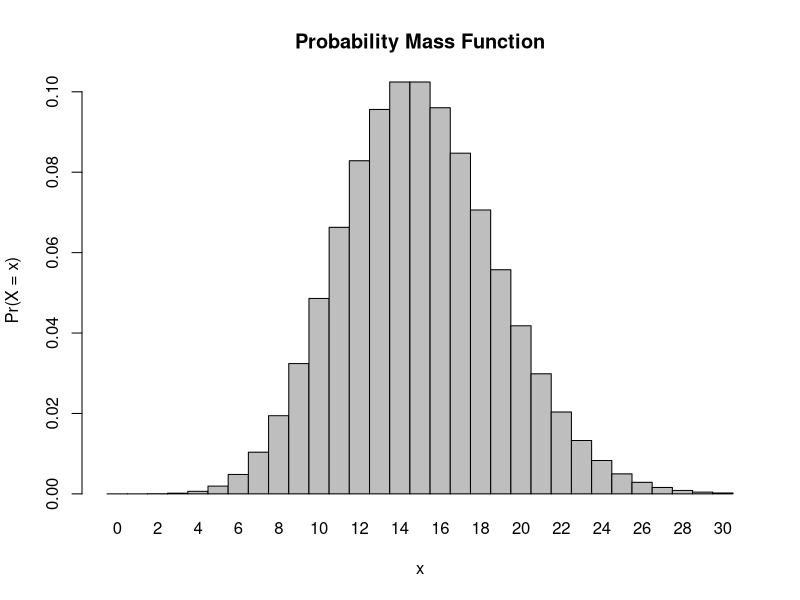
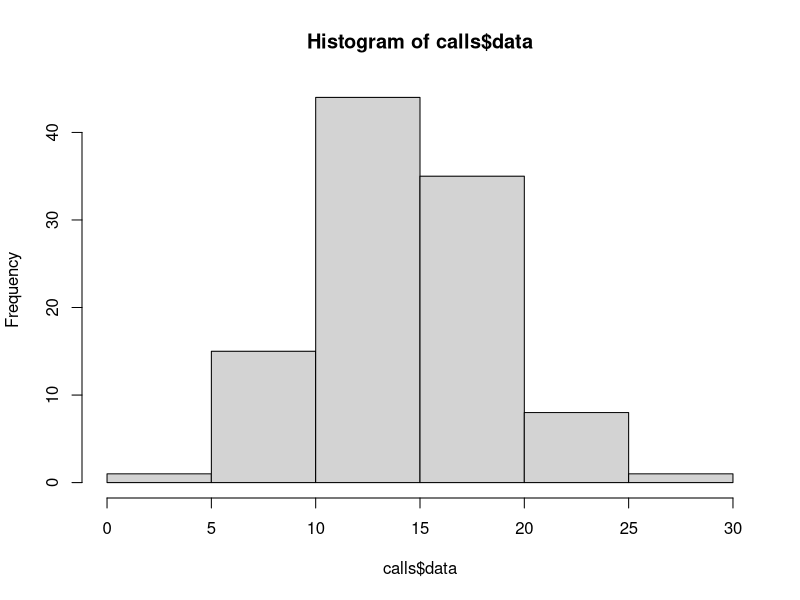
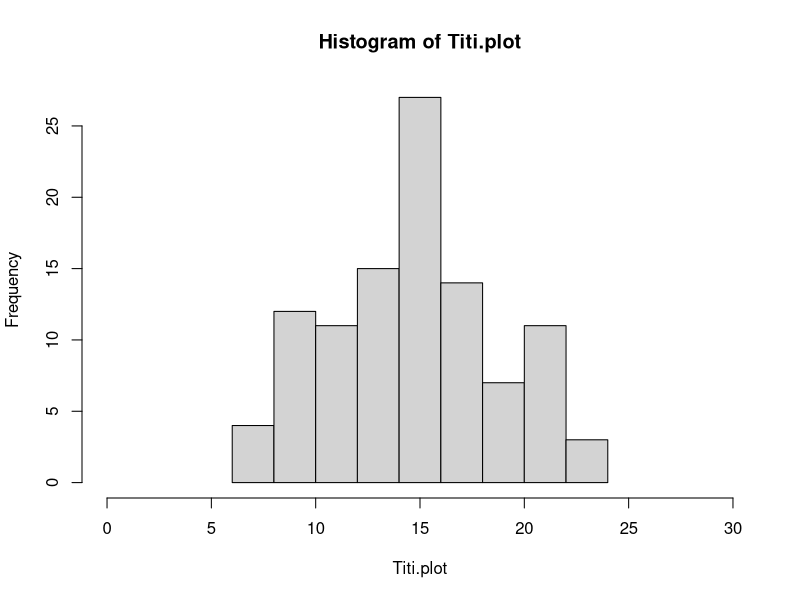

Source code (R) for these figures, in order:
## ---- chunk 1

# What is the probability that she will hear more than 8 calls during any given session?
1 - ppois(q = 8, lambda = 15)

## ---- chunk 2

# What is the probability that she will hear no calls in a session?
ppois(q = 0, lambda = 15)

## ---- chunk 3

# What is the probability that she will hear exactly 3 calls in a session?
dpois(x = 3, lambda = 15)

## ---- chunk 4

# Plot the relevant Poisson mass function over the values in range 0 ≤ x ≤ 30.
x <- 0:30
l <- 15
probset <- dpois(x = x, lambda = l)
barplot(probset, names.arg = x, space = 0, xlab = "x", ylab = "Pr(X = x)", main = "Probability Mass Function")

## ---- chunk 5
# Simulate 104 results from this distribution (i.e., 2 years of Saturday monitoring sessions).

calls <- data.frame(data = rpois(n = 104, lambda = 15))

hist(calls$data)

## ---- chunk 6

# Plot the simulated results using hist() and use xlim() to set the horizontal limits to be from 0 to 30. How does your histogram compare to the shape of the probability mass function you plotted above? 

Titi.plot <- rpois(n = 104, lambda = 15)
hist(Titi.plot, xlim = c(0,30)) 

